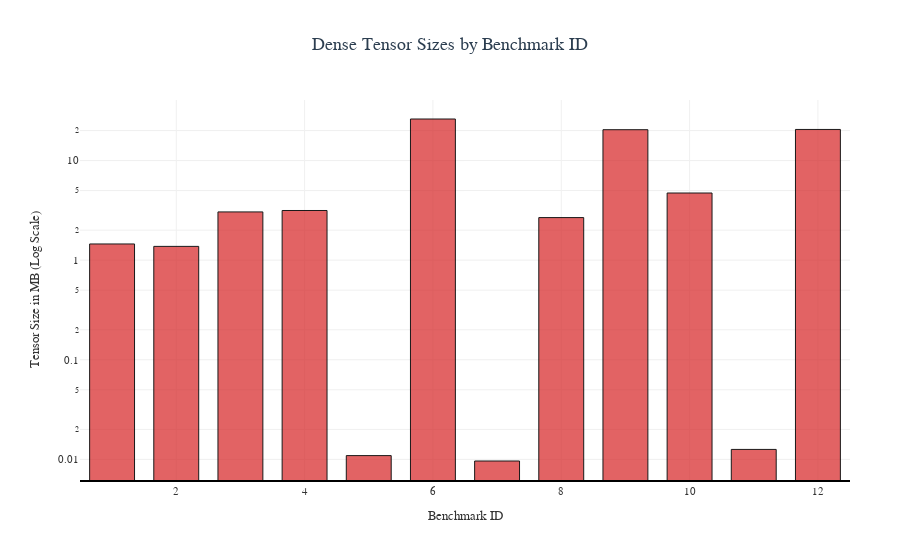

Notebook code for this chart:
### Code cell
plot_size(full_df)

### Figure 1 — Plotly figure (JSON) as saved in the notebook; plotly's stock layout.template omitted (floating-point values rounded to 4 significant figures)
{"data": [{"customdata": ["lm_batch_likelihood_brackets_3_16d.txt", "lm_batch_likelihood_sentence_3_12d.txt", "str_nw_mera_open_26.txt", "lm_batch_likelihood_sentence_4_8d.txt", "str_nw_ftps_open_30.txt", "str_matrix_chain_multiplication_100.txt", "str_nw_ftps_open_28.txt", "lm_batch_likelihood_sentence_4_4d.txt", "str_mps_varying_inner_product_200.txt", "str_nw_mera_closed_120.txt", "gm_queen5_5_3.wcsp.txt", "str_matrix_chain_multiplication_1000.txt"], "hovertemplate": "Benchmark: %{x}<br>Tensor Size: %{y:.3f}<br>File: %{customdata}<br><extra></extra>", "marker": {"color": "rgba(214, 39, 40, 0.8)", "line": {"color": "black", "width": 1}}, "opacity": 0.9, "type": "bar", "width": 0.7, "x": [1, 2, 3, 4, 5, 6, 7, 8, 9, 10, 11, 12], "y": [1.454, 1.375, 3.05, 3.152, 0.01092, 26.12, 0.009636, 2.675, 20.4, 4.721, 0.0126, 20.51]}], "layout": {"font": {"color": "#333333", "family": "Arial", "size": 12}, "hoverlabel": {"bgcolor": "white", "bordercolor": "gray", "font": {"size": 12}}, "margin": {"b": 80, "l": 80, "r": 50, "t": 100}, "paper_bgcolor": "white", "plot_bgcolor": "white", "showlegend": false, "title": {"font": {"color": "#2c3e50", "size": 18}, "text": "Dense Tensor Sizes by Benchmark ID", "x": 0.5, "xanchor": "center"}, "xaxis": {"gridcolor": "#f0f0f0", "gridwidth": 1, "linecolor": "black", "linewidth": 2, "showgrid": true, "tickfont": {"size": 11}, "title": {"font": {"size": 13}, "text": "Benchmark ID"}}, "yaxis": {"gridcolor": "#f0f0f0", "gridwidth": 1, "tickfont": {"size": 11}, "title": {"font": {"size": 13}, "text": "Tensor Size in MB (Log Scale)"}, "type": "log"}}}
